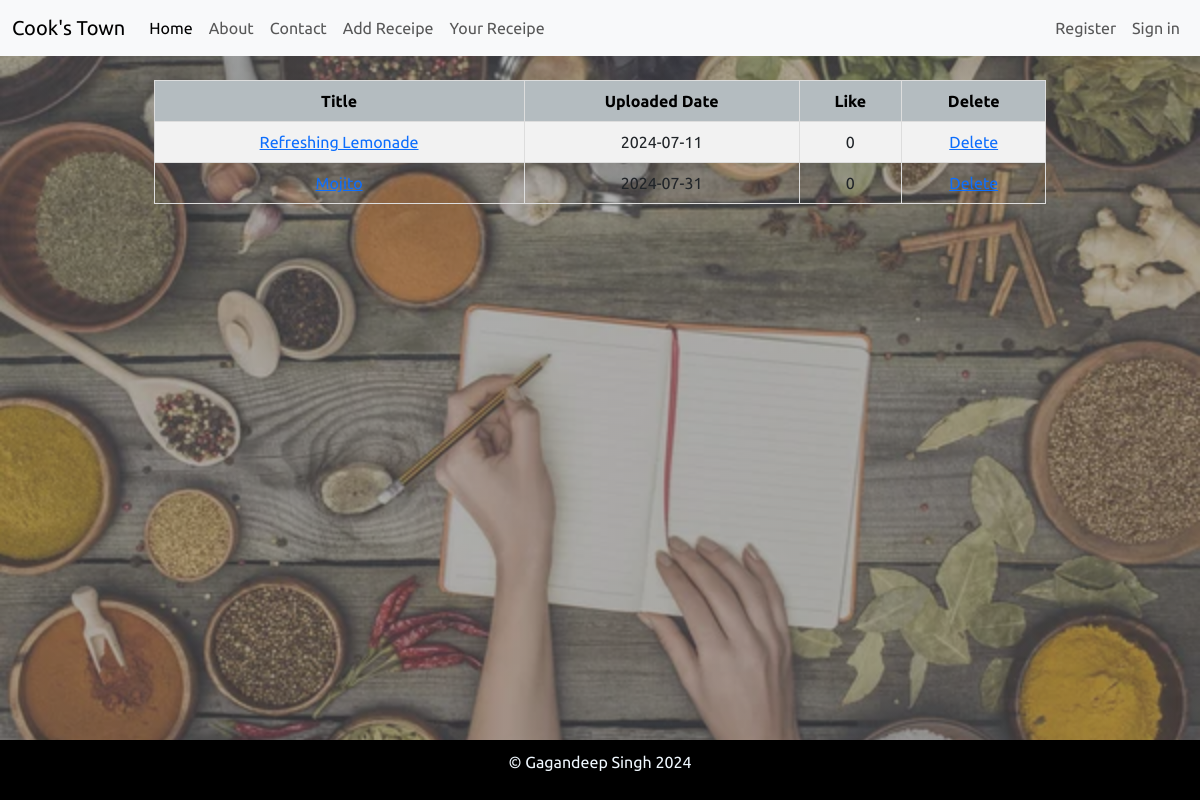
The page /php/myPage.php (signed in) on the database its author committed.
### tables this page shows
CREATE TABLE `content` (
  `id` int(11) NOT NULL,
  `email_id` varchar(50) NOT NULL,
  `date` date NOT NULL,
  `title` varchar(100) NOT NULL,
  `recipes` mediumtext DEFAULT NULL,
  `likes` int(11) DEFAULT NULL
);

### php/myPage.php (the view, shortened to what this page needs)
<?php
include_once "../includes/header.php";
require_once '../db/conn.php';
    $email = $_SESSION['email'];
    $sql = "SELECT * FROM content WHERE email_id='$email'";
    $result = mysqli_query($conn, $sql);
?>
<div class="container mt-4">
    <table class="center-table">
        <tr>
            <th>Title</th>
            <th>Uploaded Date</th>
            <th>Like</th>
            <th>Delete</th>
        </tr>
        <?php
        if ($result) {
            if (mysqli_num_rows($result) > 0) {
                while ($row = mysqli_fetch_assoc($result)) {
                    $title = htmlspecialchars($row['title']);
                    $date = htmlspecialchars($row['date']);
                    $likes = htmlspecialchars($row['likes']);
                    $url = "../php/home.php?title=" . urlencode($title) . "&user=" . urlencode($email);
                    echo "<tr>";
                    echo "<td><a href='$url'>$title</a></td>";
                    echo "<td>$date</td>";
                    echo "<td>$likes</td>";
                    echo "<td><a href='myPage.php?delete_id=$title'>Delete</a></td>";
                    echo "</tr>";
                }
            } else {
                echo "<tr><td colspan='4'>No records found</td></tr>";
            }
        } else {
            echo "<tr><td colspan='4'>Error executing query: " . mysqli_error($conn) . "</td></tr>";
        }
        ?>
    </table>
</div>
<?php
include_once "../includes/footer.php";
?>

### css/style.css (style rules this page uses)
body { font-family: "Ubuntu", sans-serif; background: linear-gradient(rgba(98, 100, 102, 0.5), rgba(98, 100, 102, 0.5)), url("/assets/bg-image.jpg"); background-size: cover; background-repeat: no-repeat; background-attachment: fixed; }

### css/myPage.css (style rules this page uses)
.center-table { margin: 0 auto; width: 80%; border-collapse: collapse; margin-top: 20px; }
.center-table th, .center-table td { border: 1px solid #ddd; padding: 8px; text-align: center; }
.center-table th { background-color: #b4bcc0; color: black; }
.center-table tr:nth-child(even) { background-color: #f2f2f2; }
.center-table th, .center-table td { border-bottom: 1px solid #ddd; }

### rows shown on the page
content: title "Refreshing Lemonade", date "2024-07-11", likes "0"
content: title "Mojito", date "2024-07-31", likes "0"
